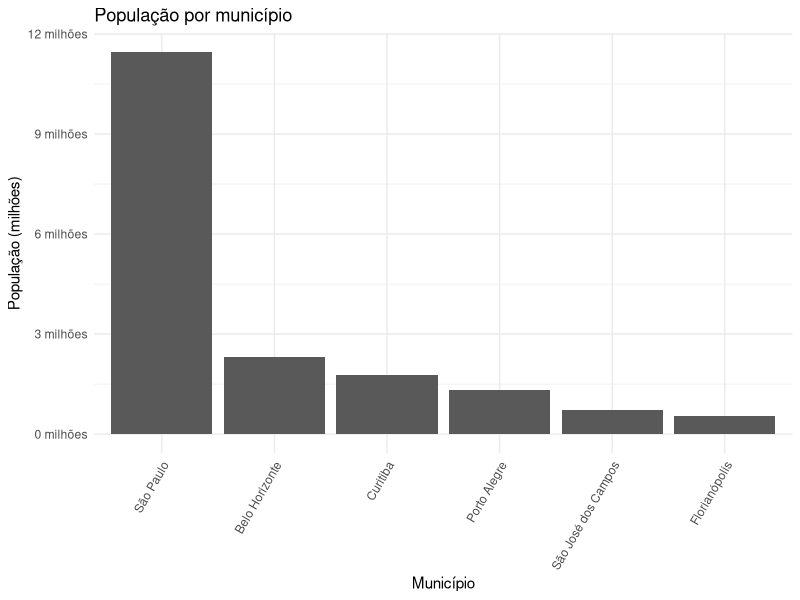

R code for this plot:
# Carregar dados transformados

Mun_800 <- read.csv("data/processed/municipios_800.csv")

library(readr)
library(data.table)
library(knitr)
library(kableExtra)
library(dplyr)
library(tidyr)
library(ggplot2)
library(scales)

ggplot(Mun_800, aes(x = reorder(nome_municipio, -populacao), y = populacao)) +
  geom_col() +
  scale_y_continuous(labels = label_number(scale = 1e-6, suffix = " milhões", decimal.mark = ",")) +
  labs(
    title = "População por município",
    x = "Município",
    y = "População (milhões)"
  ) +
  theme_minimal() +
  theme(axis.text.x = element_text(angle = 60, hjust = 1))
